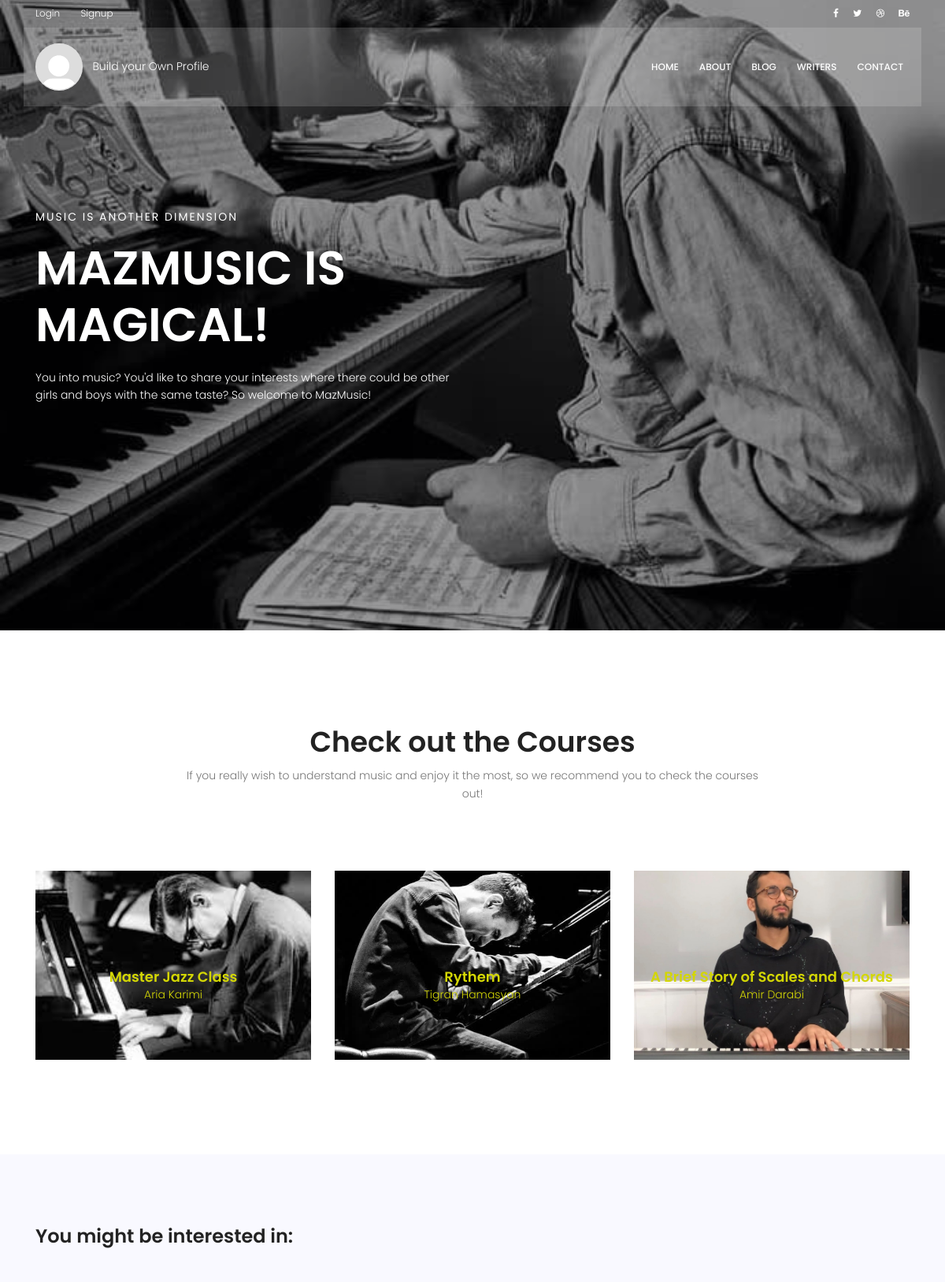
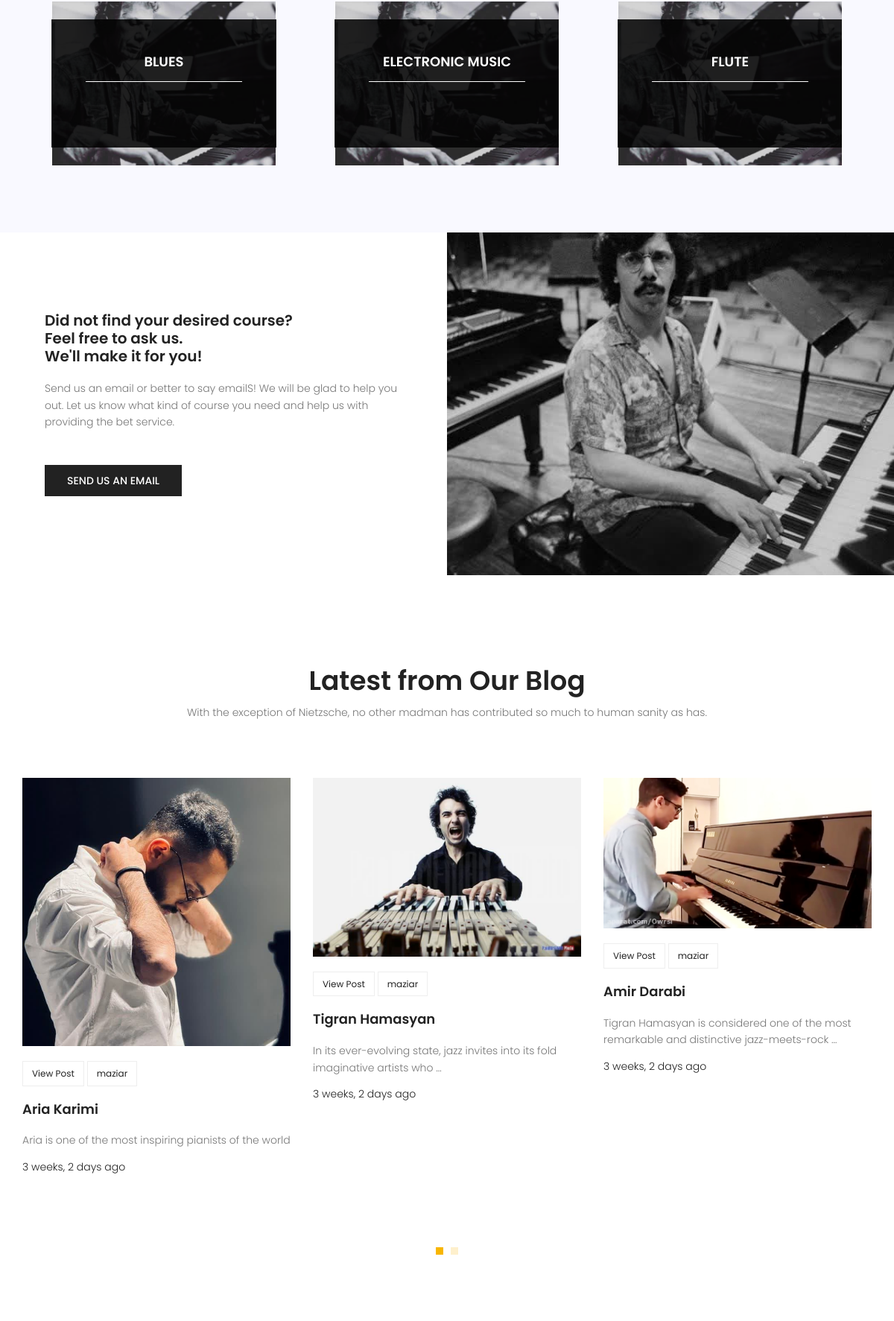
The page / (upper part) on the database its author committed (2 pictures, top to bottom).
### website/models.py (models this page shows)
class Course(models.Model):
  image= models.ImageField(default='bill_evans2.jpg')
  name = models.CharField(max_length=255)
  duration = models.IntegerField()
  content = models.TextField()
  start_date = models.DateTimeField()
  end_date = models.DateTimeField()
  instructor = models.ForeignKey(Instructor, on_delete=models.CASCADE)
  started_or_not = models.BooleanField(default=False)
  price = models.IntegerField(default=0)
  enrolled_by = models.ManyToManyField(User, blank=True, related_name='user')

class Instructor(models.Model):
  first_name = models.CharField(max_length=200)
  last_name= models.CharField(max_length=200)
  main_instrument = models.ForeignKey(Category, on_delete=models.CASCADE)
  musical_biography = models.TextField()
  image = models.ImageField(default='Bill_Evans')
  def __str__(self):
    return f'{self.first_name} {self.last_name} '

### blog/models.py (models this page shows, shortened)
class Category(models.Model):
  name = models.CharField(max_length=255)
  image = models.ImageField(default='Chick_Corea.jpg')
  def __str__(self):
    return self.name

class Post(models.Model):
  title = models.CharField(max_length=255)
  image = models.ImageField()
  content = models.TextField()
  published_date = models.DateTimeField(auto_now_add=True)
  updated_date = models.DateTimeField(auto_now=True)
  counted_views = models.IntegerField(default=1)
  category = models.ManyToManyField(Category)
  author = models.ForeignKey(User, on_delete=models.SET_NULL, null=True)
  approved = models.BooleanField(default=False)
  likes = models.ManyToManyField(User, related_name='blog_post')
  class Meta:
     ordering = ['published_date']

### website/views.py (the view)
# urls.py: path('', views.index_view, name='index'),
def index_view(request):
  courses = Course.objects.all()
  return render(request, 'website/index.html', {
    'courses':courses
  })

### blog/templatetags/blog_tags.py (called while the page is built)
@register.inclusion_tag('website/latest_posts.html')
def latest_posts():
  posts = Post.objects.filter(approved=True)[:5]
  return {
    'posts':posts
  }

@register.inclusion_tag('blog/random_categories.html')
def top_categories():
     categories = list(Category.objects.all())
     random.shuffle(categories)
     random_categories = categories[:3]
     return {
      'random_categories':random_categories
    }

@register.filter()
def upfirstletter(value):
    first = value[0] if len(value) > 0 else ''
    remaining = value[1:] if len(value) > 1 else ''
    return first.upper() + remaining

### templates/website/index.html (shortened to what this page needs)
{% extends 'base.html' %}
{% load static %}
{% load blog_tags %}
  {% block content %}
			<section class="banner-area relative">
				<div class="overlay overlay-bg"></div>
				<div class="container">
					<div class="row fullscreen align-items-center justify-content-between">
						<div class="col-lg-6 col-md-6 banner-left">
							<h6 class="text-white">Music is another dimension </h6>
							<h1 class="text-white">MazMusic is Magical!</h1>
							<p class="text-white">
								You into music? You'd like to share your interests where there could be other girls and boys with the same taste? So welcome to MazMusic!
							</p>
						</div>
					</div>
				</div>
			</section>
			<section class="popular-destination-area section-gap">
				<div class="container">
		            <div class="row d-flex justify-content-center">
		                <div class="menu-content pb-70 col-lg-8">
		                    <div class="title text-center">
		                        <h1 class="mb-10">Check out the Courses</h1>
		                        <p>If you really wish to understand music and enjoy it the most, so we recommend you to check the courses out!</p>
		                    </div>
		                </div>
		            </div>
					<div class="row">
						{% for course in courses %}
						<div class="col-lg-4">
							<div class="single-destination relative">
								<div class="thumb relative">
									<img class="img-fluid" src="{{course.image.url}}" alt="">
								</div>
								<div class="desc">
									<h4 style="color:rgb(211, 214, 5)">{{course.name}}</h4>
									<p style="color:rgb(211, 214, 5)">{{course.instructor}}</p>
								</div>
							</div>
						</div>
						{% endfor %}
					</div>
				</div>
			</section>
			<section class="top-category-widget-area pt-90 pb-90 ">
				<div class="container">
					<h3>You might be interested in:</h3>
					<br>
					<br>
					<div class="row">
					{% top_categories %}
					</div>
				</div>
			</section>
			<section class="home-about-area">
				<div class="container-fluid">
					<div class="row align-items-center justify-content-end">
						<div class="col-lg-6 col-md-12 home-about-left">
							<h1>
								Did not find your desired course? <br>
								Feel free to ask us. <br>
								We'll make it for you!
							</h1>
							<p>
								Send us an email or better to say emailS!
								We will be glad to help you out.
								Let us know what kind of course you need and help us with providing the bet service.
							</p>
							<a href="{% url 'website:contact' %}" class="primary-btn text-uppercase">Send us an email</a>
						</div>
						<div class="col-lg-6 col-md-12 home-about-	right no-padding">
							<img style="width:600px; height: 460px; object-fit: cover;"  class="img-fluid" src="{% static 'img/blog/pianist2.jpg' %}" alt="">
						</div>
					</div>
				</div>
			</section>
			<section class="recent-blog-area section-gap">
				<div class="container">
					<div class="row d-flex justify-content-center">
						<div class="menu-content pb-60 col-lg-9">
							<div class="title text-center">
								<h1 class="mb-10">Latest from Our Blog</h1>
								<p>With the exception of Nietzsche, no other madman has contributed so much to human sanity as has.</p>
							</div>
						</div>
					</div>
					<div class="row">
						<div class="active-recent-blog-carusel">
							{% latest_posts %}
						</div>
					</div>
				</div>
			</section>
  {% endblock %}

### templates/blog/random_categories.html
{% load static %}
{% load blog_tags %}
{% for cat in random_categories %}
    <div class="col-lg-4">
      <div class="single-cat-widget">
        <div class="content relative">
          <div class="overlay overlay-bg"></div>
          <a href="{% url 'blog:category' cat_name=cat  %}" target="_blank">
            <div class="thumb">
              <img class="content-image img-fluid d-block mx-auto" src="{{cat.image.url}}"
                alt="">
            </div>
            <div class="content-details">
              <h4 class="content-title mx-auto text-uppercase">{{cat.name|upfirstletter}}</h4>
              <span></span>
            </div>
          </a>
        </div>
      </div>
</div>
{% endfor %}

### templates/website/latest_posts.html
{% load static %}
{% load blog_tags %}
{% load humanize %}
{% for post in posts %}
  <div class="single-recent-blog-post item">
  <div class="thumb">
    <img class="img-fluid" src="{{post.image.url}}" alt="">
  </div>
  <div class="details">
    <div class="tags">
      <ul>
        <li>
          <a href="{% url 'blog:single' pid=post.id %}">View Post</a>
        </li>
        <li>
          <a href="{% url 'blog:author' author_name=post.author.username %}">{{post.author.username}}</a>
        </li>
      </ul>
    </div>
    <a href="{% url 'blog:single' pid=post.id %}"><h4 class="title">{{post.title}}</h4></a>
    <p>
     {{post.content|truncatewords:12}}
    </p>
    <h6 class="date">{{post.published_date|naturaltime}}</h6>
  </div>
  </div>
{% endfor %}

### rows shown on the page
Course: image (picture), name "Master Jazz Class", instructor "Aria Karimi"
Course: image (picture), name "Rythem", instructor "Tigran Hamasyan"
Course: image (picture), name "A Brief Story of Scales and Chords", instructor "Amir Darabi"
Category: image (picture), name|upfirstletter "BLUES"
Category: image (picture), name|upfirstletter "ELECTRONIC MUSIC"
Category: image (picture), name|upfirstletter "FLUTE"
Post: image (picture), author.username "maziar", title "Aria Karimi", content "Aria is one of the most inspiring pianists of the world", published_date "3 weeks, 2 days ago"
Post: image (picture), author.username "maziar", title "Tigran Hamasyan", content "In its ever-evolving state, jazz invites into its fold imaginative artists who …", published_date "3 weeks, 2 days ago"
Post: image (picture), author.username "maziar", title "Amir Darabi", content "Tigran Hamasyan is considered one of the most remarkable and distinctive jazz-meets-rock …", published_date "3 weeks, 2 days ago"
